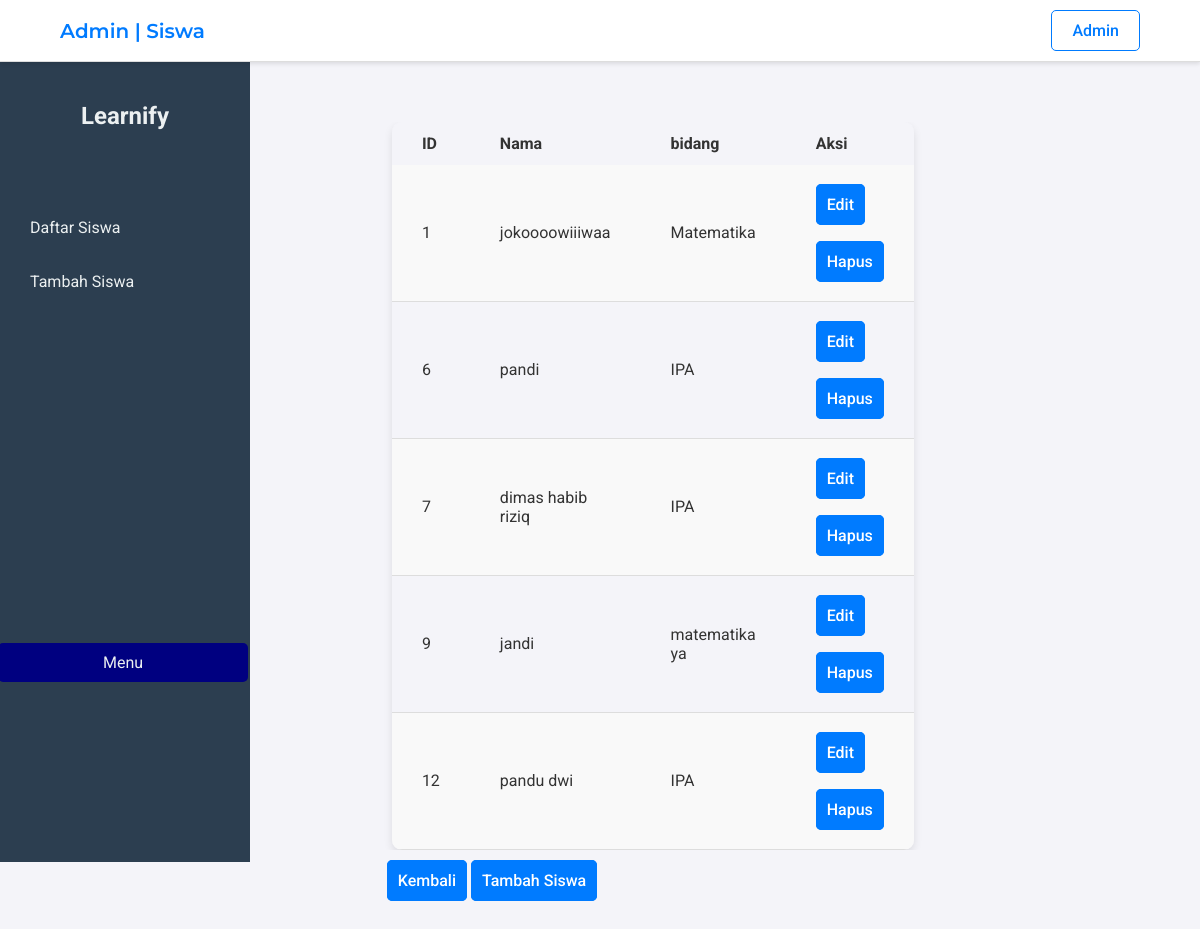
The app's page /siswa.php with its own data.
### tables this page shows
CREATE TABLE `siswa` (
  `username` varchar(50) NOT NULL,
  `password` varchar(255) NOT NULL,
  `full_name` varchar(100) NOT NULL,
  `bidang` varchar(100) DEFAULT NULL,
  `student_id` int(11) NOT NULL
);

### siswa.php (the view, shortened to what this page needs)
<!DOCTYPE html>
<html lang="en">
<head>
    <link href='https://unpkg.com/boxicons@2.1.1/css/boxicons.min.css' rel='stylesheet'>
</head>
<body>
    <header>
        <div class="container">
            <div class="logo">
                <h1>Admin | Siswa</a></h1>
            </div>
            <div class="auth">
                <a>Admin</a>
            </div>
</body>
        <div class="sidebar">
        <h2>Learnify</h2>
        <br>
        <br>
        <ul>
            <li><a href="siswa.php" class="active">Daftar Siswa</a></li>
            <li><a href="tambah_siswa.php">Tambah Siswa</a></li>
        </ul>
        <div class="logout">
            <a href="menu.php" style="display: block; text-align: center; padding: 10px; background-color: navy; color: #ecf0f1; border-radius: 5px; text-decoration: none;"><Main></Main>Menu</a>
        </div>
    </div>
<main>
    <section class="content-section">
        <div class="container">
            <div class="table-container">
                <table class="table">
            <tr>
                <th>ID</th>
                <th>Nama</th>
                <th>bidang</th>
                <th>Aksi</th>
            </tr>
            <?php
                include "config.php";
                $ambil_data = mysqli_query($mysqli, "SELECT * FROM siswa");
                while ($data = mysqli_fetch_array($ambil_data)) {
            ?>
            <tr>
                <td><?php echo $data['student_id']; ?></td>
                <td><?php echo $data['full_name']; ?></td>
                <td><?php echo $data['bidang'];?></td>
                <td>
                    <a href="edit_siswa.php?student_id=<?php echo $data['student_id']; ?>" class="btn">Edit</a>
                    <br>
                    <br>
                    <br>
                    <a href="hapus_siswa.php?student_id=<?php echo $data['student_id']; ?>" onclick="return confirm('Apakah Anda yakin ingin menghapus pengajar ini?')" class="btn">Hapus</a>
                </td>
            </tr>
            <?php } ?>
        </table>
            </div>
        </div>
        <div class="add-button">
    <a href="menu.php" class="btn">Kembali</a>
    <a href="tambah_siswa.php" class="btn">Tambah Siswa</a>
</div>
    </section>
</main>

### siswa.php (style rules this page uses)
body { font-family: 'Roboto', sans-serif; margin: 0; padding: 0; background-color: #f4f4f9; color: #333; }
header { background: #fff; border-bottom: 1px solid #ddd; padding: 10px 0; position: sticky; top: 0; box-shadow: 0 2px 4px rgba(0, 0, 0, 0.1); z-index: 1000; }
.container { display: flex; justify-content: space-between; align-items: center; width: 90%; margin: 0 auto; }
.logo h1 { margin: 0; color: #007BFF; font-family: 'Montserrat', sans-serif; font-weight: 550; font-size: 20px; }
.auth { display: flex; gap: 15px; }
.auth a { text-decoration: none; color: #007BFF; font-weight: 500; padding: 10px 20px; transition: background-color 0.3s ease, color 0.3s ease; border-radius: 5px; border: 1px solid #007BFF; }
.sidebar { width: 250px; height: 100vh; background-color: #2c3e50; padding: 20px; box-sizing: border-box; position: fixed; }
.sidebar h2 { color: #ecf0f1; text-align: center; }
.sidebar ul { list-style: none; padding: 0; margin-top: 20px; }
.sidebar ul li { margin: 15px 0; }
.sidebar ul li a { color: #ecf0f1; text-decoration: none; display: block; padding: 10px; border-radius: 5px; transition: background 0.3s; }
.sidebar .logout { position: absolute; bottom: 20px; width: 100%; margin-bottom: 10rem; right: 2px; }
.content-section { width: 90%; margin: 50px auto; }
.table-container { overflow-x: auto; display: flex; justify-content: center; margin-left: 27%; margin-top:1%; }
.table { width: 90%; max-width: 1000px; margin: 0 auto; border-collapse: collapse; border-radius: 10px; overflow: hidden; box-shadow: 0 4px 8px rgba(0, 0, 0, 0.1); padding-left: 90% }
.table td { padding: 30px; text-align: left; border-bottom: 1px solid #ddd; }
.table th { background-color: #f4f4f9; color: #333; text-align: left; padding: 12px 30px; }
.table tbody tr:nth-child(even) { background-color: #f9f9f9; }
.add-button { text-align: center; margin-top: 2%; margin-right: 20%; }
.btn { text-decoration: none; color: #fff; font-weight: 500; padding: 10px 10px; transition: background-color 0.3s ease, color 0.3s ease; border-radius: 5px; background-color: #007BFF; border: 1px solid #007BFF; margin-bottom: 4 rem; }

### records on screen
siswa: student_id "1", full_name "jokoooowiiiwaa", bidang "Matematika"
siswa: student_id "6", full_name "pandi", bidang "IPA"
siswa: student_id "7", full_name "dimas habib riziq", bidang "IPA"
siswa: student_id "9", full_name "jandi", bidang "matematika ya"
siswa: student_id "12", full_name "pandu dwi", bidang "IPA"
